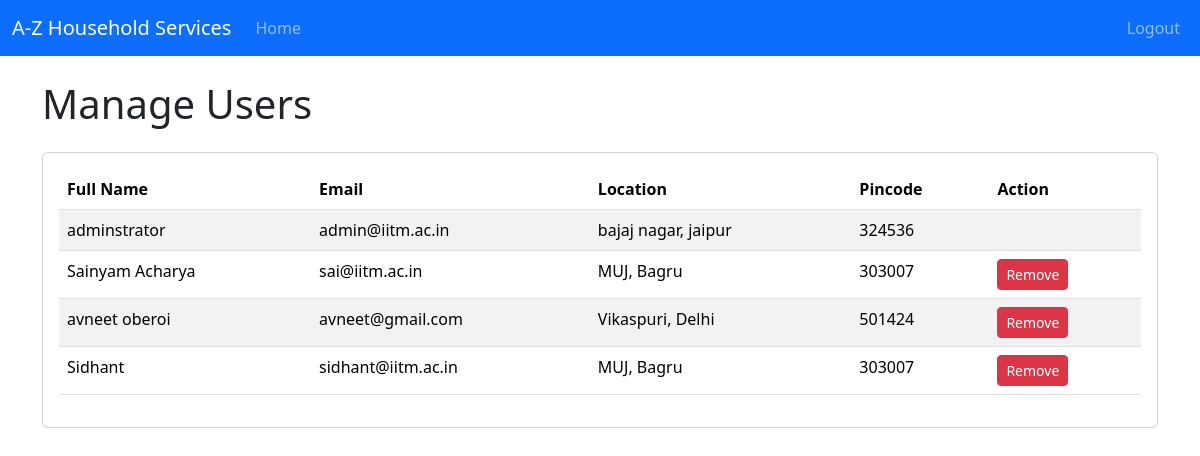
Screenshot of /admin/manage_users with the database file from the repository.
### backend/models.py (models this page shows)
class User(db.Model):
    __tablename__ = 'user'
    id = db.Column(db.Integer, primary_key=True)
    email = db.Column(db.String(120), unique=True, nullable=False)
    password = db.Column(db.String(120), nullable=False)
    role = db.Column(db.Integer, default=1)  # 1 for customer, 2 for professional, 0 for admin
    full_name = db.Column(db.String(120), nullable=False)
    address = db.Column(db.String(255), nullable=False)
    pincode = db.Column(db.Integer, nullable=False)
    service_requests = db.relationship('ServiceRequest',cascade="all,delete", backref='user', lazy='dynamic') #lazy is a server property

### backend/controllers.py (the view)
@app.route('/admin/manage_users', methods=["GET"])
def admin_manage_users():
    users=get_users()  #fetching all users
    admin = User.query.filter_by(role=0).first()  # fetching admin
    return render_template("admin_manage_users.html", users=users, admin=admin)

### backend/controllers.py (called while the page is built)
def get_users():
    users=User.query.all()
    return users

### templates/admin_manage_users.html (shortened to what this page needs)
{% extends "base_dashboard.html" %}
{% block dashboard_content %}
<h1 class="mb-4">Manage Users</h1>
<div class="card">
    <div class="card-body">
        <div class="table-responsive">
            <table class="table table-striped table-hover">
                <thead>
                    <tr>
                        <th>Full Name</th>
                        <th>Email</th>
                        <th>Location</th>
                        <th>Pincode</th>
                        <th>Action</th>
                    </tr>
                </thead>
                <tbody>
                    {% for user in users %}
                    <tr>
                        <td>{{ user.full_name }}</td>
                        <td>{{ user.email }}</td>
                        <td>{{ user.address }}</td>
                        <td>{{ user.pincode }}</td>
                        <td>
                            {% if user.id != admin.id %}
                            <form action="{{ url_for('admin_remove_user', user_id=user.id) }}" method="POST" onsubmit="return confirm('Are you sure you want to remove this user?');">
                                <button type="submit" class="btn btn-danger btn-sm">Remove</button>
                            </form>
                            {% endif %}
                        </td>
                    </tr>
                    {% endfor %}
                </tbody>
            </table>
        </div>
    </div>
</div>
{% endblock %}

### rows the page displays
User: full_name "adminstrator", email "admin@iitm.ac.in", address "bajaj nagar, jaipur", pincode "324536"
User: full_name "Sainyam Acharya", email "sai@iitm.ac.in", address "MUJ, Bagru", pincode "303007"
User: full_name "avneet oberoi", email "avneet@gmail.com", address "Vikaspuri, Delhi", pincode "501424"
User: full_name "Sidhant", email "sidhant@iitm.ac.in", address "MUJ, Bagru", pincode "303007"
